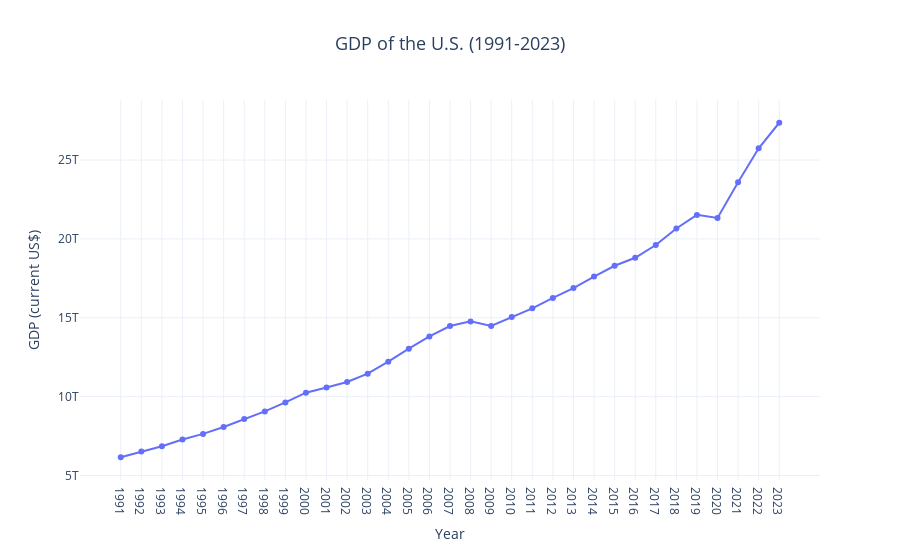

This figure's notebook cell:
### Markdown cell above
### **4-1. GDP Trend**

Creates a line graph to visualize the GDP in the U.S. from 1991 to 2023. I use the `plotly.express` library to plot GDP values against years, with appropriate axis labels and markers.

### Code cell
import plotly.express as px

fig_gdp = px.line(
    merged_df,  
    x='Year',  
    y='GDP',  
    title='GDP of the U.S. (1991-2023)',  
    labels={'GDP': 'GDP (current US$)', 'Year': 'Year'},  
    markers=True  
)

fig_gdp.update_layout(
    xaxis_title="Year",  
    yaxis_title="GDP (current US$)",  
    template="plotly_white",  
    title_font_size=18,  
    title_x=0.5,  
    font=dict(size=12)  
)

fig_gdp.show()

### Figure 1 — Plotly figure (JSON) as saved in the notebook; plotly's stock layout.template omitted (floating-point values rounded to 4 significant figures)
{"data": [{"hovertemplate": "Year=%{x}<br>GDP (current US$)=%{y}<extra></extra>", "legendgroup": "", "line": {"color": "#636efa", "dash": "solid"}, "marker": {"symbol": "circle"}, "mode": "lines+markers", "name": "", "orientation": "v", "showlegend": false, "type": "scatter", "x": ["1991", "1992", "1993", "1994", "1995", "1996", "1997", "1998", "1999", "2000", "2001", "2002", "2003", "2004", "2005", "2006", "2007", "2008", "2009", "2010", "2011", "2012", "2013", "2014", "2015", "2016", "2017", "2018", "2019", "2020", "2021", "2022", "2023"], "xaxis": "x", "y": [6158129000000, 6520327000000, 6858559000000, 7287236000000, 7639749000000, 8073122000000, 8577552000000, 9062817000000, 9631172000000, 10250952000000, 10581929000000, 10929108000000, 11456450000000, 12217196000000, 13039197000000, 13815583000000, 14474228000000, 14769862000000, 14478067000000, 15048971000000, 15599732000000, 16253970000000, 16880683000000, 17608138000000, 18295019000000, 18804913000000, 19612102000000, 20656516000000, 21521395000000, 21322950000000, 23594031000000, 25744108000000, 27360935000000], "yaxis": "y"}], "layout": {"autosize": true, "font": {"size": 12}, "legend": {"tracegroupgap": 0}, "title": {"font": {"size": 18}, "text": "GDP of the U.S. (1991-2023)", "x": 0.5}, "xaxis": {"anchor": "y", "autorange": true, "domain": [0, 1], "range": [-1.937, 33.94], "title": {"text": "Year"}, "type": "category"}, "yaxis": {"anchor": "x", "autorange": true, "domain": [0, 1], "range": [4408000000000.0, 29110000000000.0], "title": {"text": "GDP (current US$)"}, "type": "linear"}}}
